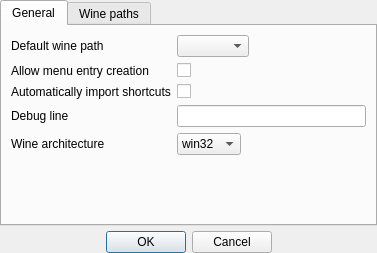
<?xml version="1.0" encoding="UTF-8"?>
<ui version="4.0">
 <class>Settings</class>
 <widget class="QDialog" name="Settings">
  <property name="geometry">
   <rect>
    <x>0</x>
    <y>0</y>
    <width>377</width>
    <height>253</height>
   </rect>
  </property>
  <property name="windowTitle">
   <string>Settings</string>
  </property>
  <layout class="QVBoxLayout" name="verticalLayout_2">
   <property name="spacing">
    <number>5</number>
   </property>
   <property name="margin">
    <number>0</number>
   </property>
   <item>
    <widget class="QTabWidget" name="tabWidget">
     <property name="currentIndex">
      <number>0</number>
     </property>
     <widget class="QWidget" name="generalTab">
      <attribute name="title">
       <string>General</string>
      </attribute>
      <layout class="QFormLayout" name="formLayout">
       <property name="fieldGrowthPolicy">
        <enum>QFormLayout::ExpandingFieldsGrow</enum>
       </property>
       <item row="0" column="0">
        <widget class="QLabel" name="label">
         <property name="text">
          <string>Default wine path</string>
         </property>
        </widget>
       </item>
       <item row="0" column="1">
        <widget class="QComboBox" name="defaultWinePath">
         <property name="sizeAdjustPolicy">
          <enum>QComboBox::AdjustToContents</enum>
         </property>
        </widget>
       </item>
       <item row="1" column="0">
        <widget class="QLabel" name="label_2">
         <property name="text">
          <string>Allow menu entry creation</string>
         </property>
        </widget>
       </item>
       <item row="1" column="1">
        <widget class="QCheckBox" name="allowMenuEntryCreation">
         <property name="text">
          <string/>
         </property>
        </widget>
       </item>
       <item row="2" column="0">
        <widget class="QLabel" name="label_3">
         <property name="text">
          <string>Automatically import shortcuts</string>
         </property>
        </widget>
       </item>
       <item row="2" column="1">
        <widget class="QCheckBox" name="autoImportShortcuts">
         <property name="text">
          <string/>
         </property>
        </widget>
       </item>
       <item row="4" column="0">
        <widget class="QLabel" name="label_4">
         <property name="text">
          <string>Debug line</string>
         </property>
        </widget>
       </item>
       <item row="4" column="1">
        <widget class="QLineEdit" name="debugLine"/>
       </item>
       <item row="5" column="0">
        <widget class="QLabel" name="label_5">
         <property name="text">
          <string>Wine architecture</string>
         </property>
        </widget>
       </item>
       <item row="5" column="1">
        <widget class="QComboBox" name="architecture">
         <item>
          <property name="text">
           <string>win32</string>
          </property>
         </item>
         <item>
          <property name="text">
           <string>win64</string>
          </property>
         </item>
        </widget>
       </item>
      </layout>
     </widget>
     <widget class="QWidget" name="winePathsTab">
      <attribute name="title">
       <string>Wine paths</string>
      </attribute>
      <layout class="QHBoxLayout" name="horizontalLayout">
       <property name="spacing">
        <number>0</number>
       </property>
       <property name="margin">
        <number>0</number>
       </property>
       <item>
        <widget class="QListWidget" name="winePathsList"/>
       </item>
       <item>
        <widget class="QWidget" name="widget" native="true">
         <layout class="QVBoxLayout" name="verticalLayout">
          <property name="margin">
           <number>1</number>
          </property>
          <item>
           <widget class="QToolButton" name="addButton">
            <property name="icon">
             <iconset resource="resources.qrc">
              <normaloff>:/icons/images/add.png</normaloff>:/icons/images/add.png</iconset>
            </property>
           </widget>
          </item>
          <item>
           <widget class="QToolButton" name="autoDetectButton">
            <property name="icon">
             <iconset resource="resources.qrc">
              <normaloff>:/icons/images/find.png</normaloff>:/icons/images/find.png</iconset>
            </property>
           </widget>
          </item>
          <item>
           <widget class="QToolButton" name="removeButton">
            <property name="icon">
             <iconset resource="resources.qrc">
              <normaloff>:/icons/images/cross.png</normaloff>:/icons/images/cross.png</iconset>
            </property>
           </widget>
          </item>
          <item>
           <spacer name="verticalSpacer">
            <property name="orientation">
             <enum>Qt::Vertical</enum>
            </property>
            <property name="sizeHint" stdset="0">
             <size>
              <width>20</width>
              <height>40</height>
             </size>
            </property>
           </spacer>
          </item>
         </layout>
        </widget>
       </item>
      </layout>
     </widget>
    </widget>
   </item>
   <item>
    <widget class="QDialogButtonBox" name="buttonBox">
     <property name="standardButtons">
      <set>QDialogButtonBox::Cancel|QDialogButtonBox::Ok</set>
     </property>
     <property name="centerButtons">
      <bool>true</bool>
     </property>
    </widget>
   </item>
  </layout>
 </widget>
 <resources>
  <include location="resources.qrc"/>
 </resources>
 <connections>
  <connection>
   <sender>buttonBox</sender>
   <signal>accepted()</signal>
   <receiver>Settings</receiver>
   <slot>accept()</slot>
   <hints>
    <hint type="sourcelabel">
     <x>216</x>
     <y>285</y>
    </hint>
    <hint type="destinationlabel">
     <x>216</x>
     <y>149</y>
    </hint>
   </hints>
  </connection>
  <connection>
   <sender>buttonBox</sender>
   <signal>rejected()</signal>
   <receiver>Settings</receiver>
   <slot>reject()</slot>
   <hints>
    <hint type="sourcelabel">
     <x>216</x>
     <y>285</y>
    </hint>
    <hint type="destinationlabel">
     <x>216</x>
     <y>149</y>
    </hint>
   </hints>
  </connection>
  <connection>
   <sender>addButton</sender>
   <signal>clicked()</signal>
   <receiver>Settings</receiver>
   <slot>addWinePath()</slot>
   <hints>
    <hint type="sourcelabel">
     <x>415</x>
     <y>37</y>
    </hint>
    <hint type="destinationlabel">
     <x>216</x>
     <y>149</y>
    </hint>
   </hints>
  </connection>
  <connection>
   <sender>autoDetectButton</sender>
   <signal>clicked()</signal>
   <receiver>Settings</receiver>
   <slot>findWinePaths()</slot>
   <hints>
    <hint type="sourcelabel">
     <x>415</x>
     <y>68</y>
    </hint>
    <hint type="destinationlabel">
     <x>216</x>
     <y>149</y>
    </hint>
   </hints>
  </connection>
  <connection>
   <sender>removeButton</sender>
   <signal>clicked()</signal>
   <receiver>Settings</receiver>
   <slot>removeWinePath()</slot>
   <hints>
    <hint type="sourcelabel">
     <x>415</x>
     <y>99</y>
    </hint>
    <hint type="destinationlabel">
     <x>216</x>
     <y>149</y>
    </hint>
   </hints>
  </connection>
 </connections>
 <slots>
  <slot>addWinePath()</slot>
  <slot>removeWinePath()</slot>
  <slot>findWinePaths()</slot>
 </slots>
</ui>
